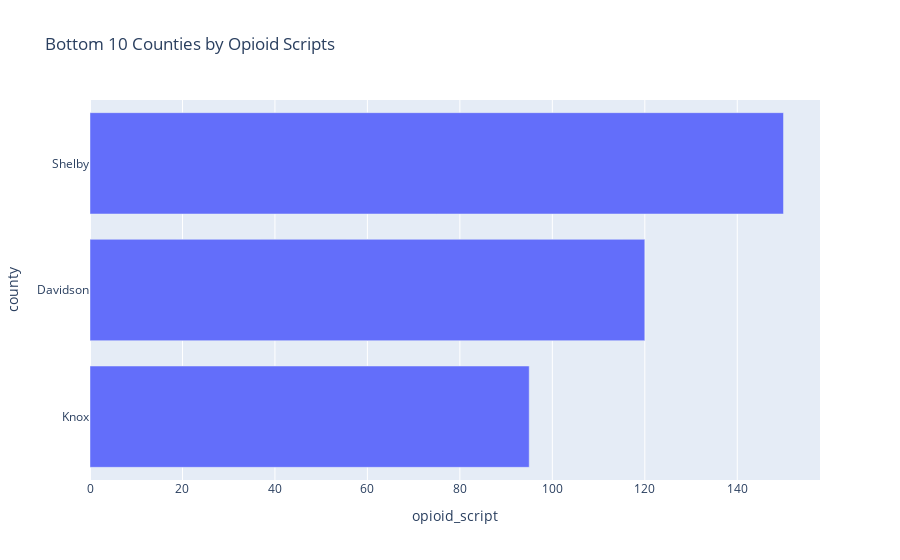

Notebook source saved alongside this figure:
### Code cell
fig1_bottom = px.bar(bottom_10, x='opioid_script', y='county', title='Bottom 10 Counties by Opioid Scripts') 
fig1_bottom.show()

### Figure 1 — Plotly figure (JSON) as saved in the notebook; plotly's stock layout.template omitted (floating-point values rounded to 4 significant figures)
{"data": [{"alignmentgroup": "True", "hovertemplate": "opioid_script=%{x}<br>county=%{y}<extra></extra>", "legendgroup": "", "marker": {"color": "#636efa", "pattern": {"shape": ""}}, "name": "", "offsetgroup": "", "orientation": "h", "showlegend": false, "textposition": "auto", "type": "bar", "x": [95, 120, 150], "xaxis": "x", "y": ["Knox", "Davidson", "Shelby"], "yaxis": "y"}], "layout": {"autosize": true, "barmode": "relative", "legend": {"tracegroupgap": 0}, "title": {"text": "Bottom 10 Counties by Opioid Scripts"}, "xaxis": {"anchor": "y", "autorange": true, "domain": [0, 1], "range": [0, 157.9], "title": {"text": "opioid_script"}, "type": "linear"}, "yaxis": {"anchor": "x", "autorange": true, "domain": [0, 1], "range": [-0.5, 2.5], "title": {"text": "county"}, "type": "category"}}}
